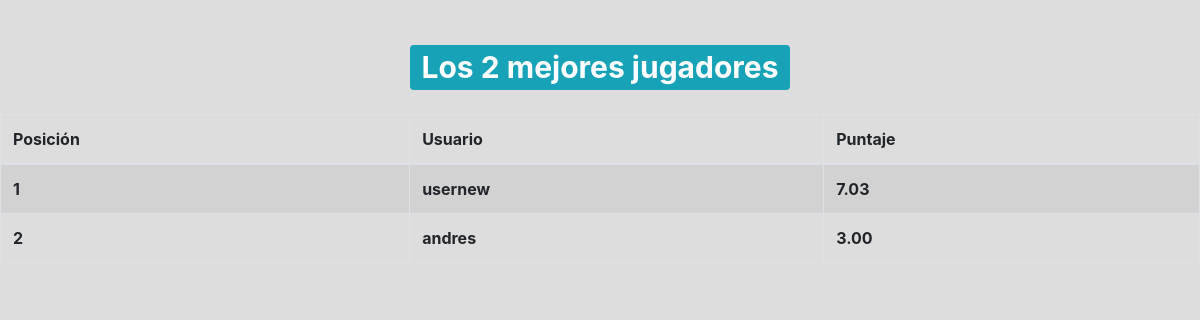
The page /tablero (signed in) on the database as committed earlier.
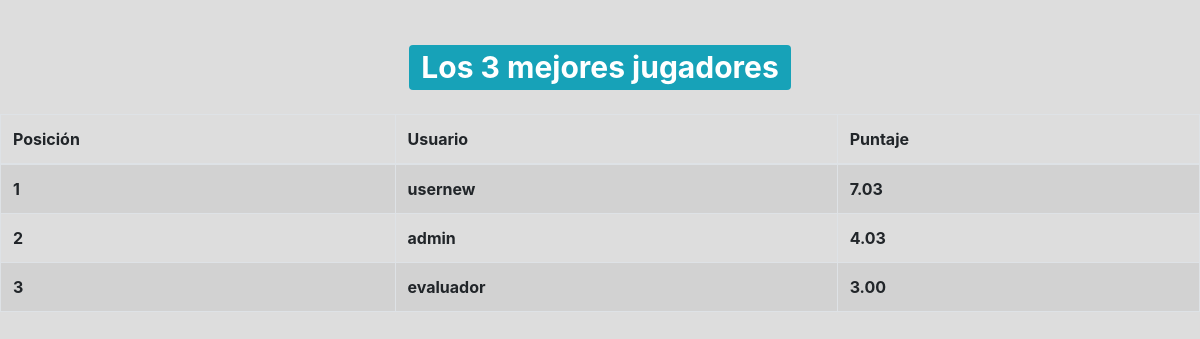
The same page on the database as committed later.
### app/models.py (models this page shows, shortened)
class QuizUsuario(models.Model):
    usuario = models.OneToOneField(User, on_delete=models.CASCADE)
    puntaje_total = models.DecimalField(verbose_name='puntaje total',default=0,decimal_places=2,max_digits=4)

### app/views.py (the view)
# urls.py: path('tablero', views.tablero, name="tablero"),
@login_required
def tablero(request):
    total_usuarios_quiz = QuizUsuario.objects.order_by('-puntaje_total')[:10]
    contador = total_usuarios_quiz.count()
    context = {
        'usuario_quiz':total_usuarios_quiz,
        'contar_user':contador
    }
    return render(request,'Play/tablero.html',context)

### app/templates/Play/tablero.html (shortened to what this page needs)
 {% extends 'base.html' %}
          {% block contenido %}
        </div>
    <div>
        <div class="container">
            <h1 class="text-center my-4">
                <span class="badge badge-info">
                    Los {{contar_user}} mejores jugadores
                </span>
            </h1>
        </div>
        <table class="table table-striped table-bordered">
            <thead>
                <tr>
                    <th>Posición</th>
                    <th>Usuario</th>
                    <th>Puntaje</th>
                </tr>
            </thead>
            <tbody>
                {% for user_quiz in usuario_quiz %}
                <tr>
                    <th>
                        {{forloop.counter}}
                    </th>
                    <th>
                        {{user_quiz.usuario.username}}
                    </th>
                    <th>
                        {{user_quiz.puntaje_total}}
                    </th>
                </tr>
                {% endfor %}
            </tbody>
        </table>
        {% endblock %}

### app/templates/base.html (shortened to what this page needs)
<!DOCTYPE html>
<html lang="en" >
<head>
  <link rel="stylesheet" href="https://cdnjs.cloudflare.com/ajax/libs/normalize/5.0.0/normalize.min.css">
  <link rel="stylesheet" href="https://maxcdn.bootstrapcdn.com/bootstrap/4.0.0/css/bootstrap.min.css">
  {% load static %}
  <link rel="stylesheet" href="{% static 'app/css/syles.css' %}">
</head>
<body>
<div id="contenido">
    {% block contenido %}
    {% endblock %}
</div>
</body>
</html>

### app/static/app/css/syles.css (style rules this page uses)
* { box-sizing: border-box; }
:root { --app-container: #f3f6fd; --main-color: #1f1c2e; --secondary-color: #4A4A4A; --link-color: #1f1c2e; --link-color-hover: #c3cff4; --link-color-active: #fff; --link-color-active-bg: #1f1c2e; --projects-section: #fff; --message-box-hover: #fafcff; --message-box-border: #e9ebf0; --more-list-bg: #fff; --more-list-bg-hover: #f6fbff; --more-list-shadow: rgba(209, 209, 209, 0.4); --button-bg: #1f1c24; --search-area-bg: #fff; --star: #1ff1c2e; --message-btn: #fff; }
html, body { width: 100%; margin: 0; height: 100%; flex-direction: column; }
body { padding: 0; box-sizing: border-box; display: flex; margin: 0; }
body { background-color: #ddd; }
.container { margin: center; display: table; }
.text-center { text-align: center; }

Rows that differ between the two databases and show on the page:
added QuizUsuario: usuario.username "admin", puntaje_total "4.03"
changed through a linked row, QuizUsuario: usuario.username "andres" → "evaluador"
Other text that changed with them:
{{ contar_user }}: "2" → "3"
